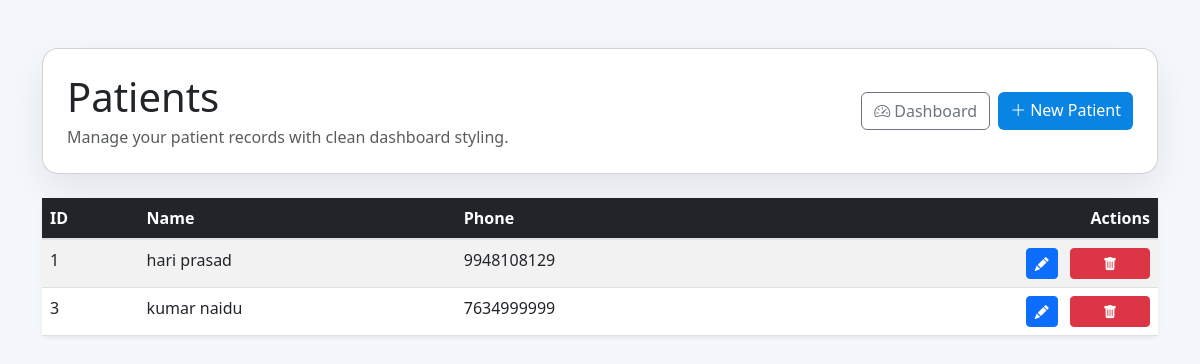
/patients/ (signed in), run on the app's committed database.
### patients/models.py (models this page shows, shortened)
class Patient(models.Model):
    name = models.CharField(max_length=200)
    phone = models.CharField(max_length=15)
    email = models.EmailField()

### patients/views.py (the view)
# urls.py: path('', views.patient_list),      # <-- prefix with views.
@login_required
def patient_list(request):
    patients = Patient.objects.all()
    return render(request, 'list.html', {'patients': patients})

### patients/templates/list.html (shortened to what this page needs)
<!DOCTYPE html>
<html lang="en">
<head>
    <link href="https://cdn.jsdelivr.net/npm/bootstrap@5.3.0/dist/css/bootstrap.min.css" rel="stylesheet">
    <link rel="stylesheet" href="https://cdn.jsdelivr.net/npm/bootstrap-icons@1.10.5/font/bootstrap-icons.css">
</head>
<body>
    <div class="container mt-5">
        <div class="card page-header p-4 mb-4">
            <div class="d-flex flex-column flex-md-row justify-content-between align-items-start align-items-md-center gap-3">
                <div>
                    <h1 class="mb-1">Patients</h1>
                    <p class="text-muted mb-0">Manage your patient records with clean dashboard styling.</p>
                </div>
                <div class="d-flex gap-2">
                    <a href="/dashboard" class="btn btn-outline-secondary"><i class="bi bi-speedometer2 me-1"></i>Dashboard</a>
                    <a href="/patients/create" class="btn btn-primary"><i class="bi bi-plus-lg me-1"></i>New Patient</a>
                </div>
            </div>
        </div>
        <div class="card shadow-sm border-0">
            <div class="card-body p-0">
                <div class="table-responsive">
                    <table class="table table-striped table-hover mb-0">
                        <thead class="table-dark">
                            <tr>
                                <th>ID</th>
                                <th>Name</th>
                                <th>Phone</th>
                                <th class="text-end">Actions</th>
                            </tr>
                        </thead>
                        <tbody>
                            {% for p in patients %}
                            <tr>
                                <td>{{ p.id }}</td>
                                <td>{{ p.name }}</td>
                                <td>{{ p.phone }}</td>
                                <td class="text-end">
                                    <a href="/patients/{{ p.id }}/edit" class="btn btn-sm btn-primary me-2"><i class="bi bi-pencil-fill"></i></a>
                                    <a href="/patients/{{ p.id }}/delete" class="btn btn-sm btn-danger"><i class="bi bi-trash-fill"></i></a>
                                </td>
                            </tr>
                            {% endfor %}
                        </tbody>
                    </table>
                </div>
            </div>
        </div>
    </div>
</body>
</html>

### patients/templates/list.html (style rules this page uses)
body { background: #f4f7fb; }
.page-header { border-radius: 1rem; background: #ffffff; box-shadow: 0 16px 40px rgba(0,0,0,0.08); }
.page-header .btn-primary { background: #0984e3; border: none; }
.table thead th { border-bottom: 2px solid #dee2e6; }
.btn-danger { min-width: 80px; }

### data on the page
Patient: id "1", name "hari prasad", phone "9948108129"
Patient: id "3", name "kumar naidu", phone "7634999999"
